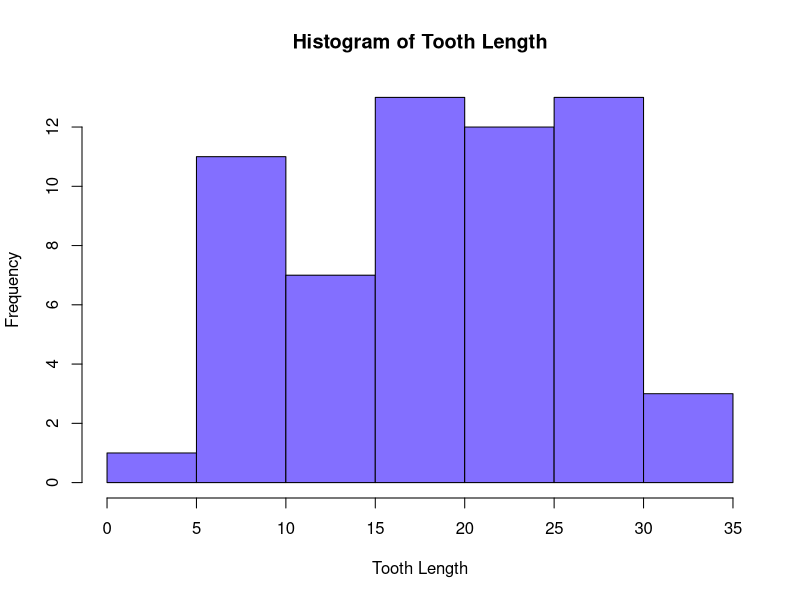
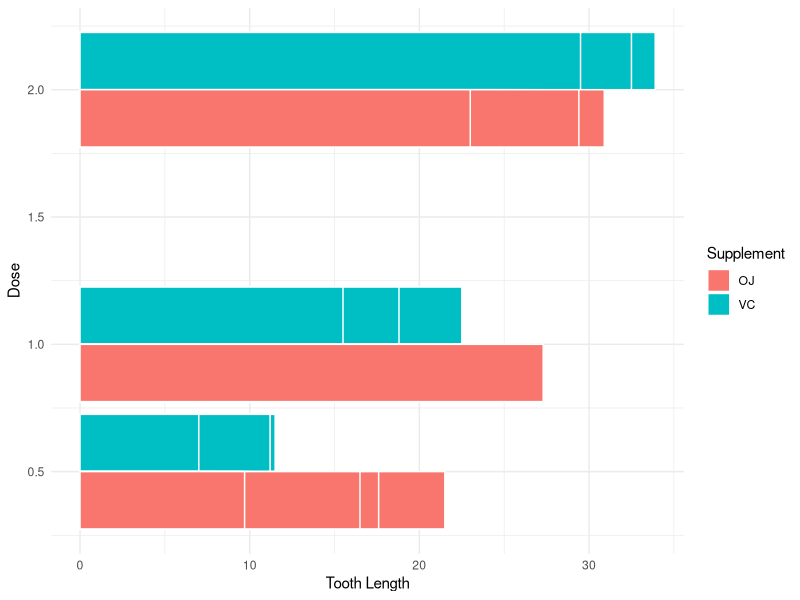

These charts were generated, in order, by the following R code:
## ---- chunk 1
knitr::opts_chunk$set(echo = TRUE, cache = TRUE, warning = FALSE)
## ---- chunk 2
require(tidyverse)
data <- ToothGrowth
## ---- chunk 3
means <- data %>% 
    group_by(supp, dose) %>% 
    summarize(tooth.length = mean(len))

means
# Classes
nclass = round(sqrt(length(data$len)))
hist(data$len, col = "slateblue1", main = "Histogram of Tooth Length", xlab = "Tooth Length", nclass = nclass)

# OJ - orange juice
# VC - vitamin C
## ---- chunk 4
# Separate samples for analysis
supp = data$supp

len_by_OJ = data$len[supp == "OJ"] #sample_b
len_by_VC = data$len[supp == "VC"] #sample_a

delta = abs(mean(len_by_OJ) - mean(len_by_VC))
pooledsd = (sd(len_by_OJ) + sd(len_by_VC))/2
t1_error = 0.05

# Statistical Power

power.t.test(n = length(len_by_VC), sig.level = t1_error, delta = delta, sd = pooledsd, alternative = "one.sided", type = "two.sample")$power

## ---- chunk 5
# The Null Hypothesis
# H0: µa >= µb
# The Alternative Hypothesis
# Ha: µa < µb

# T-test: non-paired, variance based on approx of df, µa < H0
t.test(len_by_VC, len_by_OJ, conf.level = .95, var.equal = TRUE, paired = FALSE, alternative = "less")$p.value
## ---- chunk 6
# Separate samples for analysis
half = data$len[data$dose == .5] # sample_a
one = data$len[data$dose == 1] # sample_b
two = data$len[data$dose == 2] # sample_c

length(half) == length(one)

delta = abs(mean(half) - mean(one))
pooledsd = (sd(half) + sd(one))/2
t1_error = 0.05

# Statistical Power

power.t.test(n = length(half), sig.level = t1_error, delta = delta, sd = pooledsd, alternative = "one.sided", type = "two.sample")$power
## ---- chunk 7
# The Null Hypothesis
# H0: µa >= µb
# The Alternative Hypothesis
# Ha: µa < µb

# T-test, non-paired, var by approx of df, µa < µb
t.test(half, one, alternative = "less", paired = FALSE, var.equal = TRUE, conf.level = .95)$p.value
## ---- chunk 8
length(two) == length(one)

delta = abs(mean(two) - mean(one))
pooledsd = (sd(two) + sd(one))/2
t1_error = 0.05

# Statistical Power

power.t.test(n = length(two), sig.level = t1_error, delta = delta, sd = pooledsd, alternative = "one.sided", type = "two.sample")$power
## ---- chunk 9
# The Null Hypothesis
# H0: µc <= µb
# The Alternative Hypothesis
# Ha: µc > µb

# T-test, non-paired, var by approx of df, µc > µb
t.test(two, one, alternative = "greater", paired = FALSE, var.equal = TRUE, conf.level = .95)$p.value
## ---- chunk 10
ggplot(data, aes(dose, len, group = supp, fill = supp)) +
    geom_bar(stat = "identity", position = "dodge", color = "white") +
    labs(
        x = "Dose",
        y = "Tooth Length",
        fill = "Supplement"
    ) +
    coord_flip() +
    theme_minimal()
